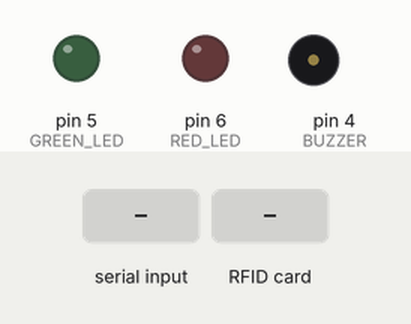
Recording of a sketch running on a simulated Arduino Uno, built with avr-gcc and run on an emulated ATmega328P. On the bench: output pins drawn as LEDs (lit = HIGH), buzzer (waves = sounding). The inputs (shaded band) are chosen by the test bench. Pins used as bus, display or sensor lines are not drawn; what the sketch prints to the serial monitor is not drawn.

Above: at 1.6 s.
1.7 s: "APPROVED\n" received over Serial
At 2.2 s:
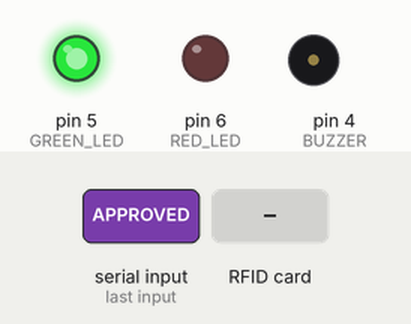
4.4 s: "DECLINED\n" received over Serial
At 5.5 s:
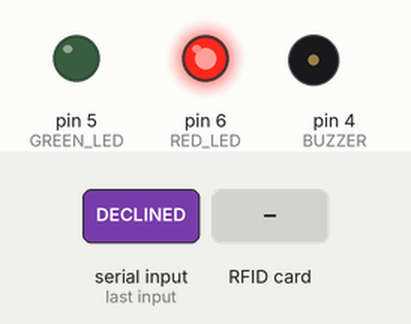
7.4 s: RFID card 5E 7A 19 C4 held to the reader
At 7.49 s:
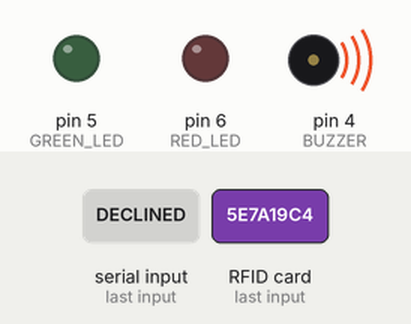
Timing chart, 0 to 10.4 s (numbered marks = the images above; inputs shaded):
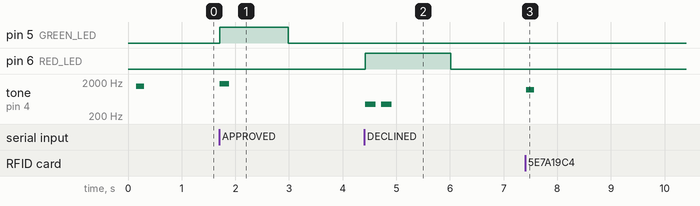

The sketch:

rfid_reader.ino
```cpp
#include <SPI.h>
#include <MFRC522.h>

// RFID reader pins
#define SS_PIN 10
#define RST_PIN 9

// Indicator pins
#define GREEN_LED 5
#define RED_LED 6
#define BUZZER 4

MFRC522 rfid(SS_PIN, RST_PIN);

bool waitingForRemoval = false;

// Turn off all indicators
void indicatorsOff() {
  digitalWrite(GREEN_LED, LOW);
  digitalWrite(RED_LED, LOW);
  noTone(BUZZER);
}

// Play a beep
void beep(int frequency, int duration) {
  tone(BUZZER, frequency);
  delay(duration);
  noTone(BUZZER);
  delay(100);
}

// Arduino and RFID initialization
void startupSound() {
  beep(1500, 150);
}

// Card detected for registration
void newCardSound() {
  beep(1200, 120);
  beep(1600, 120);
}

// Card already registered
void existingCardSound() {
  beep(700, 300);
}

// Balance added successfully
void balanceAddedSound() {
  beep(1000, 120);
  beep(1400, 120);
  beep(1800, 200);
}

// RFID reading error
void errorSound() {
  beep(400, 500);
}

// Show payment result
void showResult(bool approved) {
  indicatorsOff();

  if (approved) {
    digitalWrite(GREEN_LED, HIGH);
    beep(1800, 180);
  } else {
    digitalWrite(RED_LED, HIGH);
    beep(450, 200);
    beep(450, 200);
  }

  delay(1000);
  indicatorsOff();
}

// Initialize Arduino and RFID reader
void setup() {
  pinMode(GREEN_LED, OUTPUT);
  pinMode(RED_LED, OUTPUT);
  pinMode(BUZZER, OUTPUT);

  indicatorsOff();

  Serial.begin(9600);
  SPI.begin();
  rfid.PCD_Init();

  delay(100);
  Serial.println("READY");

  // One beep when the reader initializes
  startupSound();
}

// Main program
void loop() {

  // Receive commands from the Python application
  while (Serial.available() > 0) {
    String cmd = Serial.readStringUntil('\n');
    cmd.trim();

    if (cmd == "APPROVED") {
      showResult(true);
    }
    else if (cmd == "DECLINED") {
      showResult(false);
    }
    else if (cmd == "NEW_CARD") {
      newCardSound();
    }
    else if (cmd == "CARD_EXISTS") {
      existingCardSound();
    }
    else if (cmd == "BALANCE_ADDED") {
      balanceAddedSound();
    }
    else if (cmd == "ERROR") {
      errorSound();
    }
    else if (cmd == "RESET") {
      indicatorsOff();
    }
  }

  // Wait until the previous card is removed
  if (waitingForRemoval) {
    if (!rfid.PICC_IsNewCardPresent()) {
      waitingForRemoval = false;
      delay(150);
    }
    return;
  }

  // Detect a new card
  if (!rfid.PICC_IsNewCardPresent()) {
    return;
  }

  if (!rfid.PICC_ReadCardSerial()) {
    return;
  }
  // One beep when a card is detected
  beep(1200, 150);


  // Read physical card UID
  String uid = "";

  for (byte i = 0; i < rfid.uid.size; i++) {
    if (rfid.uid.uidByte[i] < 0x10) {
      uid += "0";
    }

    uid += String(rfid.uid.uidByte[i], HEX);
  }

  uid.toUpperCase();

  // Send UID to Python application
  Serial.print("CARD:");
  Serial.println(uid);


  // Stop communication with the card
  rfid.PICC_HaltA();
  rfid.PCD_StopCrypto1();

  // Prevent repeated reads while card remains present
  waitingForRemoval = true;
  delay(150);
}
```

Measured:
- after the input at 1.7 s, pin 5 (GREEN_LED): LOW → HIGH at once, → LOW 1.3 s later; tone on pin 4 (BUZZER): silent → 1800 Hz at once, → silent 0.18 s later
- after the input at 4.4 s, pin 6 (RED_LED): LOW → HIGH at once, → LOW 1.6 s later; tone on pin 4 (BUZZER): alternates 450 Hz for 0.20 s and silent for 0.10 s, 4 changes in all, then stays silent, starting at once
- after the input at 7.4 s, tone on pin 4 (BUZZER): silent → 1200 Hz at once, → silent 0.15 s later
